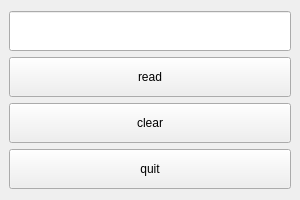
<?xml version="1.0" encoding="UTF-8"?>
<ui version="4.0">
 <class>MainWindow</class>
 <widget class="QMainWindow" name="MainWindow">
  <property name="geometry">
   <rect>
    <x>0</x>
    <y>0</y>
    <width>300</width>
    <height>200</height>
   </rect>
  </property>
  <property name="windowTitle">
   <string>MainWindow</string>
  </property>
  <widget class="QWidget" name="centralwidget">
   <layout class="QVBoxLayout" name="verticalLayout_2">
    <item>
     <layout class="QVBoxLayout" name="verticalLayout">
      <item>
       <widget class="QLineEdit" name="lineEdit">
        <property name="minimumSize">
         <size>
          <width>0</width>
          <height>40</height>
         </size>
        </property>
       </widget>
      </item>
      <item>
       <widget class="QPushButton" name="pushButton_read">
        <property name="minimumSize">
         <size>
          <width>0</width>
          <height>40</height>
         </size>
        </property>
        <property name="text">
         <string>read</string>
        </property>
       </widget>
      </item>
      <item>
       <widget class="QPushButton" name="pushButton_clear">
        <property name="minimumSize">
         <size>
          <width>0</width>
          <height>40</height>
         </size>
        </property>
        <property name="text">
         <string>clear</string>
        </property>
       </widget>
      </item>
      <item>
       <widget class="QPushButton" name="pushButton_quit">
        <property name="minimumSize">
         <size>
          <width>0</width>
          <height>40</height>
         </size>
        </property>
        <property name="text">
         <string>quit</string>
        </property>
       </widget>
      </item>
     </layout>
    </item>
   </layout>
  </widget>
 </widget>
 <resources/>
 <connections/>
</ui>
